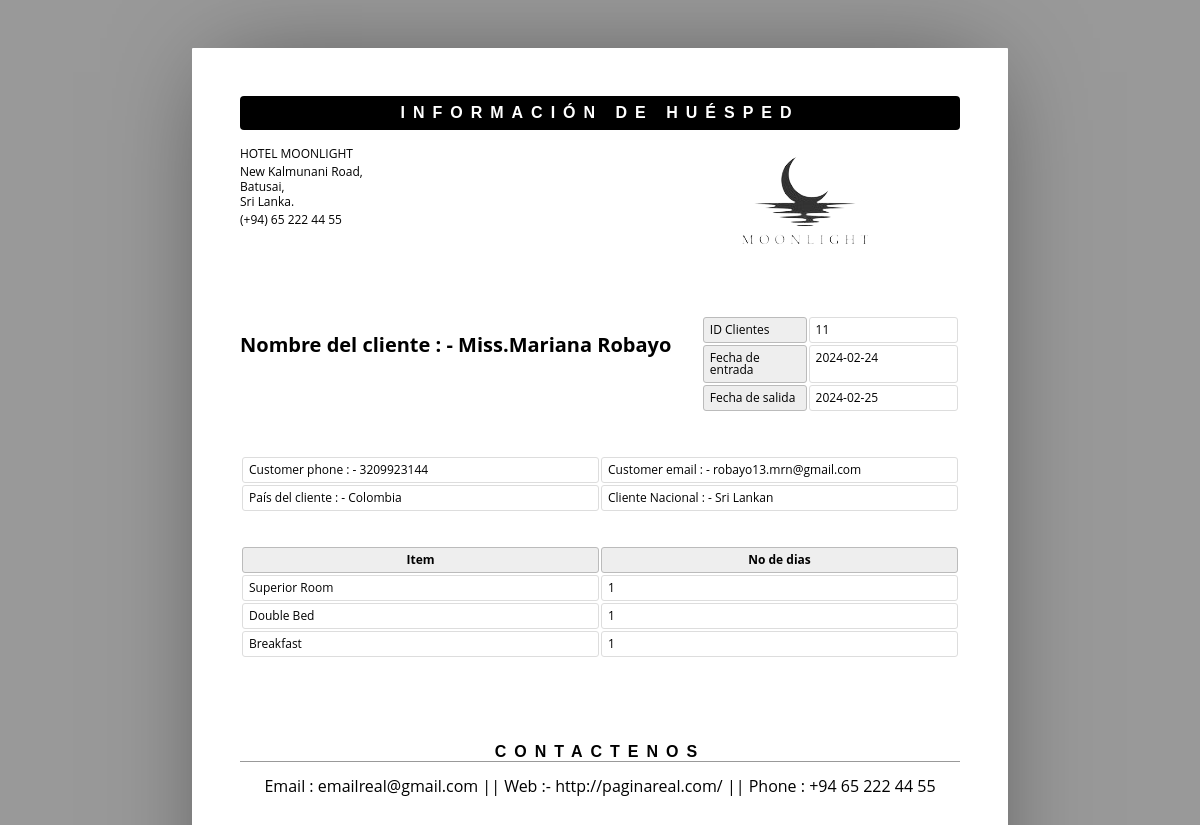
/admin/show.php?sid=11, run on the app's committed database.
### tables this page shows
CREATE TABLE `roombook` (
  `id` int(10) UNSIGNED NOT NULL,
  `Title` varchar(5) DEFAULT NULL,
  `FName` text DEFAULT NULL,
  `LName` text DEFAULT NULL,
  `Email` varchar(50) DEFAULT NULL,
  `National` varchar(30) DEFAULT NULL,
  `Country` varchar(30) DEFAULT NULL,
  `Phone` text DEFAULT NULL,
  `TRoom` varchar(20) DEFAULT NULL,
  `Bed` varchar(10) DEFAULT NULL,
  `NRoom` varchar(2) DEFAULT NULL,
  `Meal` varchar(15) DEFAULT NULL,
  `cin` date DEFAULT NULL,
  `cout` date DEFAULT NULL,
  `stat` varchar(15) DEFAULT NULL,
  `nodays` int(11) DEFAULT NULL
);

### admin/show.php (the view, shortened to what this page needs)
<html>
	<head>
	</head>
	<body>
	<?php
	include ('db.php');
	$pid = $_GET['sid'];
	$sql ="select * from roombook where id = '$pid' ";
	$re = mysqli_query($con,$sql);
	while($row=mysqli_fetch_array($re))
	{
		$id = $row['id'];
		$title =  $row['Title'];
		$Fname = $row['FName'];
		$lname = $row['LName'];
		$email = $row['Email'];
		$National = $row['National'];
		$country = $row['Country'];
		$phone = $row['Phone'];
		$room_type = $row['TRoom'];
		$Bed_type = $row['Bed'];
		$meal_type = $row['Meal'];
		$cin_date = $row['cin'];
		$cout_date = $row['cout'];
		$nodays = $row['nodays'];
	}
	?>
		<header>
			<h1>Información de Huésped
</h1>
			<address >
				<p>HOTEL MOONLIGHT</p>
				<p>New Kalmunani Road,<br>Batusai,<br>Sri Lanka.</p>
				<p>(+94) 65 222 44 55</p>
			</address>
			<span><img alt="" src="assets/img/sun.png"></span>
		</header>
		<article>
			<address >
				<p><br></p>
				<p>Nombre del cliente  : -  <?php echo $title.$Fname." ".$lname;?><br></p>
			</address>
			<table class="meta">
				<tr>
					<th><span > ID Clientes</span></th>
					<td><span ><?php echo $id; ?></span></td>
				</tr>
				<tr>
					<th><span >Fecha de entrada</span></th>
					<td><span ><?php echo $cin_date; ?> </span></td>
				</tr>
				<tr>
					<th><span >Fecha de salida</span></th>
					<td><span ><?php echo $cout_date; ?> </span></td>
				</tr>
			</table>
			<table >
					<tr>
						<td>Customer phone : -  <?php echo $phone; ?> </td>
						<td>Customer email : -  <?php echo $email; ?> </td>
					</tr>
					<tr>
						<td>País del cliente : -  <?php echo $country; ?> </td>
						<td>Cliente Nacional : -  <?php echo $National; ?> </td>
					</tr>
				</table>
				<br>
				<br>
			<table class="inventory">
				<thead>
					<tr>
						<th><span >Item</span></th>
						<th><span >No de dias</span></th>
					</tr>
				</thead>
				<tbody>
					<tr>
						<td><span ><?php echo $room_type; ?></span></td>
						<td><span ><?php echo $nodays; ?> </span></td>
					</tr>
					<tr>
						<td><span ><?php echo $Bed_type; ?>  Bed </span></td>
						<td><span ><?php echo $nodays; ?></span></td>
					</tr>
					<tr>
						<td><span ><?php echo $meal_type; ?>  </span></td>
						<td><span ><?php echo $nodays; ?></span></td>
					</tr>
				</tbody>
			</table>
		</article>
		<aside>
			<h1><span >Contactenos</span></h1>
			<div >
				<p align="center">Email : emailreal@gmail.com || Web :- http://paginareal.com/ || Phone : +94 65 222 44 55 </p>
			</div>
		</aside>
	</body>
</html>

### admin/show.php (style rules this page uses)
* { border: 0; box-sizing: content-box; color: inherit; font-family: inherit; font-size: inherit; font-style: inherit; font-weight: inherit; line-height: inherit; list-style: none; margin: 0; padding: 0; text-decoration: none; vertical-align: top; }
h1 { font: bold 100% sans-serif; letter-spacing: 0.5em; text-align: center; text-transform: uppercase; }
table { font-size: 75%; table-layout: fixed; width: 100%; }
table { border-collapse: separate; border-spacing: 2px; }
th, td { border-width: 1px; padding: 0.5em; position: relative; text-align: left; }
th, td { border-radius: 0.25em; border-style: solid; }
th { background: #EEE; border-color: #BBB; }
td { border-color: #DDD; }
html { font: 16px/1 'Open Sans', sans-serif; overflow: auto; padding: 0.5in; }
html { background: #999; cursor: default; }
body { box-sizing: border-box; height: 11in; margin: 0 auto; overflow: hidden; padding: 0.5in; width: 8.5in; }
body { background: #FFF; border-radius: 1px; box-shadow: 0 0 1in -0.25in rgba(0, 0, 0, 0.5); }
header { margin: 0 0 3em; }
header:after { clear: both; content: ""; display: table; }
header h1 { background: #000; border-radius: 0.25em; color: #FFF; margin: 0 0 1em; padding: 0.5em 0; }
header address { float: left; font-size: 75%; font-style: normal; line-height: 1.25; margin: 0 1em 1em 0; }
header address p { margin: 0 0 0.25em; }
header span, header img { display: block; float: right; }
header span { margin: 0 0 1em 1em; max-height: 25%; max-width: 60%; position: relative; }
header img { max-height: 100%; max-width: 100%; }
article, article address, table.meta, table.inventory { margin: 0 0 3em; }
article:after { clear: both; content: ""; display: table; }
article address { float: left; font-size: 125%; font-weight: bold; }
table.meta, table.balance { float: right; width: 36%; }
table.meta:after, table.balance:after { clear: both; content: ""; display: table; }
table.meta th { width: 40%; }
table.meta td { width: 60%; }
table.inventory { clear: both; width: 100%; }
table.inventory th { font-weight: bold; text-align: center; }
table.inventory td:nth-child(1) { width: 26%; }
table.inventory td:nth-child(2) { width: 38%; }
aside h1 { border: none; border-width: 0 0 1px; margin: 0 0 1em; }
aside h1 { border-color: #999; border-bottom-style: solid; }

### data on the page
roombook: Title "Miss.", FName "Mariana", LName "Robayo", id "11", cin "2024-02-24", cout "2024-02-25", Phone "3209923144", Email "robayo13.mrn@gmail.com", Country "Colombia", National "Sri Lankan", TRoom "Superior Room", nodays "1", Bed "Double", Meal "Breakfast"
